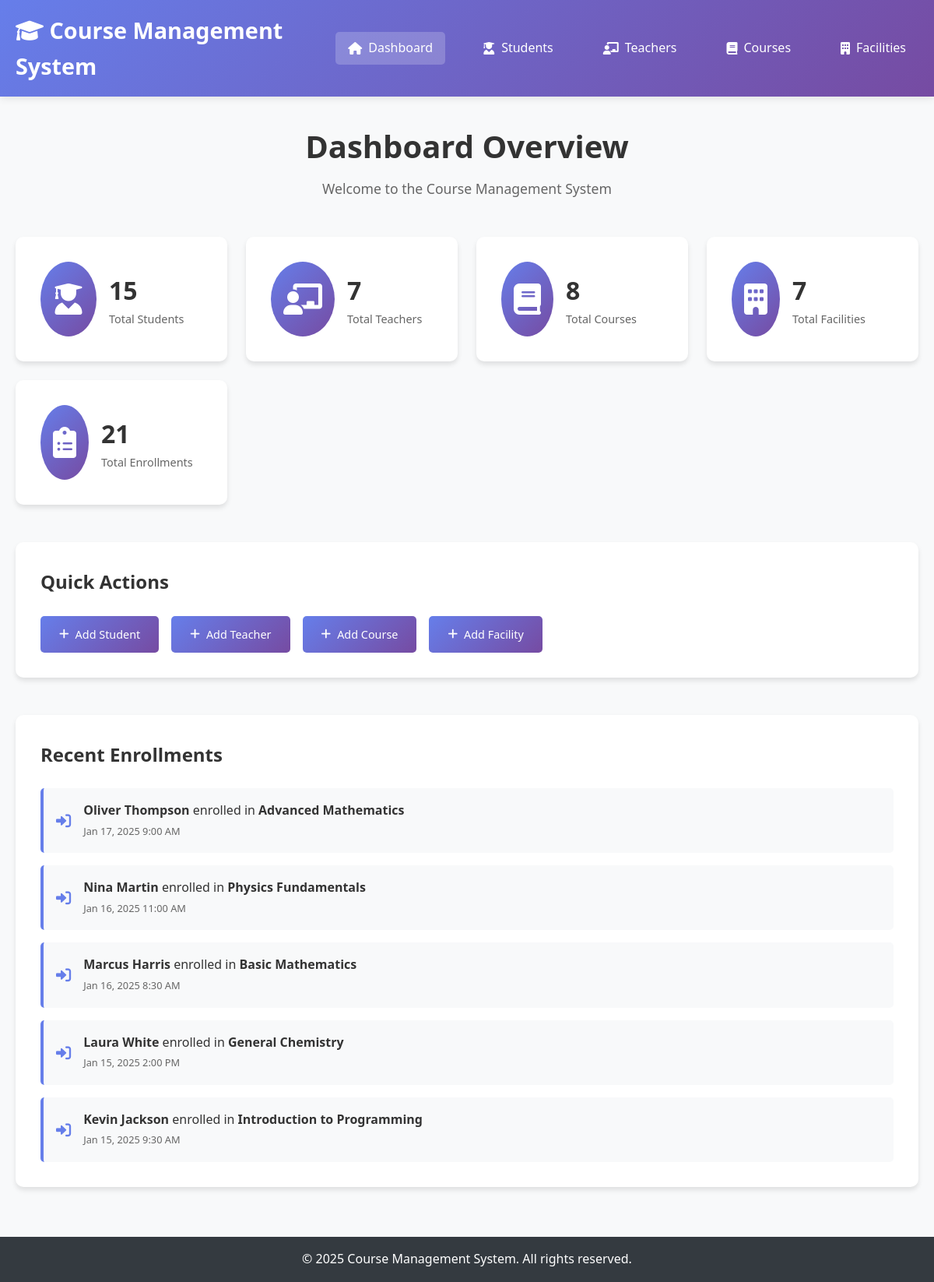
The page / on the database its author committed.
### tables this page shows
CREATE TABLE course_logins (
    emblem INT PRIMARY KEY AUTO_INCREMENT,
    student_id INT,
    course_id VARCHAR(20),
    login_date_time DATETIME DEFAULT CURRENT_TIMESTAMP,
    FOREIGN KEY (student_id) REFERENCES students(student_number) ON DELETE CASCADE,
    FOREIGN KEY (course_id) REFERENCES courses(emblem) ON DELETE CASCADE,
    UNIQUE KEY unique_enrollment (student_id, course_id)
);

CREATE TABLE courses (
    emblem VARCHAR(20) PRIMARY KEY,
    name VARCHAR(100) NOT NULL,
    description TEXT,
    start_day DATE NOT NULL,
    rest_of_day DATE NOT NULL,
    teacher_id INT,
    facility_id VARCHAR(20),
    FOREIGN KEY (teacher_id) REFERENCES teachers(identification_number) ON DELETE SET NULL,
    FOREIGN KEY (facility_id) REFERENCES facilities(emblem) ON DELETE SET NULL
);

### index.php (the view, shortened to what this page needs)
<?php
require_once 'config/database.php';
try {
    $studentCount = $pdo->query("SELECT COUNT(*) FROM students")->fetchColumn();
    $teacherCount = $pdo->query("SELECT COUNT(*) FROM teachers")->fetchColumn();
    $courseCount = $pdo->query("SELECT COUNT(*) FROM courses")->fetchColumn();
    $facilityCount = $pdo->query("SELECT COUNT(*) FROM facilities")->fetchColumn();
    $enrollmentCount = $pdo->query("SELECT COUNT(*) FROM course_logins")->fetchColumn();
} catch(Exception $e) {
    $error = "Error loading dashboard data: " . $e->getMessage();
}
?>
<!DOCTYPE html>
<html lang="en">
<head>
    <link rel="stylesheet" href="css/style.css">
    <link href="https://cdnjs.cloudflare.com/ajax/libs/font-awesome/6.0.0/css/all.min.css" rel="stylesheet">
</head>
<body>
    <header>
        <nav class="navbar">
            <div class="nav-container">
                <h1><i class="fas fa-graduation-cap"></i> Course Management System</h1>
                <ul class="nav-menu">
                    <li><a href="index.php" class="active"><i class="fas fa-home"></i> Dashboard</a></li>
                    <li><a href="students/index.php"><i class="fas fa-user-graduate"></i> Students</a></li>
                    <li><a href="teachers/index.php"><i class="fas fa-chalkboard-teacher"></i> Teachers</a></li>
                    <li><a href="courses/index.php"><i class="fas fa-book"></i> Courses</a></li>
                    <li><a href="facilities/index.php"><i class="fas fa-building"></i> Facilities</a></li>
                </ul>
            </div>
        </nav>
    </header>
    <main class="main-content">
        <div class="container">
            <div class="dashboard-header">
                <h2>Dashboard Overview</h2>
                <p>Welcome to the Course Management System</p>
            </div>
            <div class="stats-grid">
                <div class="stat-card">
                    <div class="stat-icon">
                        <i class="fas fa-user-graduate"></i>
                    </div>
                    <div class="stat-content">
                        <h3><?= $studentCount ?? 0 ?></h3>
                        <p>Total Students</p>
                    </div>
                </div>
                <div class="stat-card">
                    <div class="stat-icon">
                        <i class="fas fa-chalkboard-teacher"></i>
                    </div>
                    <div class="stat-content">
                        <h3><?= $teacherCount ?? 0 ?></h3>
                        <p>Total Teachers</p>
                    </div>
                </div>
                <div class="stat-card">
                    <div class="stat-icon">
                        <i class="fas fa-book"></i>
                    </div>
                    <div class="stat-content">
                        <h3><?= $courseCount ?? 0 ?></h3>
                        <p>Total Courses</p>
                    </div>
                </div>
                <div class="stat-card">
                    <div class="stat-icon">
                        <i class="fas fa-building"></i>
                    </div>
                    <div class="stat-content">
                        <h3><?= $facilityCount ?? 0 ?></h3>
                        <p>Total Facilities</p>
                    </div>
                </div>
                <div class="stat-card">
                    <div class="stat-icon">
                        <i class="fas fa-clipboard-list"></i>
                    </div>
                    <div class="stat-content">
                        <h3><?= $enrollmentCount ?? 0 ?></h3>
                        <p>Total Enrollments</p>
                    </div>
                </div>
            </div>
            <div class="quick-actions">
                <h3>Quick Actions</h3>
                <div class="action-buttons">
                    <a href="students/add.php" class="btn btn-primary">
                        <i class="fas fa-plus"></i> Add Student
                    </a>
                    <a href="teachers/add.php" class="btn btn-primary">
                        <i class="fas fa-plus"></i> Add Teacher
                    </a>
                    <a href="courses/add.php" class="btn btn-primary">
                        <i class="fas fa-plus"></i> Add Course
                    </a>
                    <a href="facilities/add.php" class="btn btn-primary">
                        <i class="fas fa-plus"></i> Add Facility
                    </a>
                </div>
            </div>
            <div class="recent-activity">
                <h3>Recent Enrollments</h3>
                <div class="activity-list">
                    <?php
                    try {
                        $recentEnrollments = $pdo->query("
                            SELECT cl.login_date_time,
                                   CONCAT(s.first_name, ' ', s.surname) as student_name,
                                   c.name as course_name
                            FROM course_logins cl
                            JOIN students s ON cl.student_id = s.student_number
                            JOIN courses c ON cl.course_id = c.emblem
                            ORDER BY cl.login_date_time DESC
                            LIMIT 5
                        ")->fetchAll();
                        foreach ($recentEnrollments as $enrollment):
                    ?>
                        <div class="activity-item">
                            <i class="fas fa-sign-in-alt"></i>
                            <div class="activity-content">
                                <p><strong><?= htmlspecialchars($enrollment['student_name']) ?></strong> enrolled in <strong><?= htmlspecialchars($enrollment['course_name']) ?></strong></p>
                                <span class="activity-time"><?= date('M j, Y g:i A', strtotime($enrollment['login_date_time'])) ?></span>
                            </div>
                        </div>
                    <?php
                        endforeach;
                    } catch(Exception $e) {
                        echo '<p>No recent activity available</p>';
                    }
                    ?>
                </div>
            </div>
        </div>
    </main>
    <footer>
        <div class="container">
            <p>&copy; 2025 Course Management System. All rights reserved.</p>
        </div>
    </footer>
</body>
</html>

### css/style.css (style rules this page uses)
* { margin: 0; padding: 0; box-sizing: border-box; }
body { font-family: 'Segoe UI', Tahoma, Geneva, Verdana, sans-serif; line-height: 1.6; color: #333; background-color: #f8f9fa; }
.container { max-width: 1200px; margin: 0 auto; padding: 0 20px; }
header { background: linear-gradient(135deg, #667eea 0%, #764ba2 100%); color: white; box-shadow: 0 2px 10px rgba(0,0,0,0.1); }
.navbar { padding: 1rem 0; }
.nav-container { display: flex; justify-content: space-between; align-items: center; max-width: 1200px; margin: 0 auto; padding: 0 20px; }
.navbar h1 { font-size: 1.8rem; font-weight: 600; }
.nav-menu { display: flex; list-style: none; gap: 2rem; }
.nav-menu a { color: white; text-decoration: none; padding: 0.5rem 1rem; border-radius: 5px; transition: background-color 0.3s; display: flex; align-items: center; gap: 0.5rem; }
.nav-menu a:hover, .nav-menu a.active { background-color: rgba(255,255,255,0.2); }
.main-content { min-height: calc(100vh - 120px); padding: 2rem 0; }
.dashboard-header { text-align: center; margin-bottom: 3rem; }
.dashboard-header h2 { font-size: 2.5rem; color: #333; margin-bottom: 0.5rem; }
.dashboard-header p { font-size: 1.1rem; color: #666; }
.stats-grid { display: grid; grid-template-columns: repeat(auto-fit, minmax(240px, 1fr)); gap: 1.5rem; margin-bottom: 3rem; }
.stat-card { background: white; padding: 2rem; border-radius: 10px; box-shadow: 0 4px 6px rgba(0,0,0,0.1); display: flex; align-items: center; gap: 1rem; transition: transform 0.3s, box-shadow 0.3s; }
.stat-icon { font-size: 2.5rem; padding: 1rem; border-radius: 50%; background: linear-gradient(135deg, #667eea 0%, #764ba2 100%); color: white; }
.stat-content h3 { font-size: 2rem; font-weight: bold; color: #333; }
.stat-content p { color: #666; font-size: 0.9rem; }
.quick-actions { background: white; padding: 2rem; border-radius: 10px; box-shadow: 0 4px 6px rgba(0,0,0,0.1); margin-bottom: 3rem; }
.quick-actions h3 { margin-bottom: 1.5rem; color: #333; font-size: 1.5rem; }
.action-buttons { display: flex; gap: 1rem; flex-wrap: wrap; }
.btn { display: inline-flex; align-items: center; gap: 0.5rem; padding: 0.75rem 1.5rem; border: none; border-radius: 5px; text-decoration: none; font-weight: 500; cursor: pointer; transition: all 0.3s; font-size: 0.9rem; }
.btn-primary { background: linear-gradient(135deg, #667eea 0%, #764ba2 100%); color: white; }
.recent-activity { background: white; padding: 2rem; border-radius: 10px; box-shadow: 0 4px 6px rgba(0,0,0,0.1); }
.recent-activity h3 { margin-bottom: 1.5rem; color: #333; font-size: 1.5rem; }
.activity-list { display: flex; flex-direction: column; gap: 1rem; }
.activity-item { display: flex; align-items: center; gap: 1rem; padding: 1rem; border-left: 4px solid #667eea; background: #f8f9fa; border-radius: 5px; }
.activity-item i { color: #667eea; font-size: 1.2rem; }
.activity-content p { margin: 0; color: #333; }
.activity-time { font-size: 0.8rem; color: #666; }
footer { background: #343a40; color: white; text-align: center; padding: 1rem 0; margin-top: 2rem; }

### rows shown on the page
course_logins: student_name "Oliver Thompson", course.name "Advanced Mathematics", login_date_time "Jan 17, 2025 9:00 AM"
course_logins: student_name "Nina Martin", course.name "Physics Fundamentals", login_date_time "Jan 16, 2025 11:00 AM"
course_logins: student_name "Marcus Harris", course.name "Basic Mathematics", login_date_time "Jan 16, 2025 8:30 AM"
course_logins: student_name "Laura White", course.name "General Chemistry", login_date_time "Jan 15, 2025 2:00 PM"
course_logins: student_name "Kevin Jackson", course.name "Introduction to Programming", login_date_time "Jan 15, 2025 9:30 AM"

### other values the page prints
$studentCount "15"
$teacherCount "7"
$courseCount "8"
$facilityCount "7"
$enrollmentCount "21"
